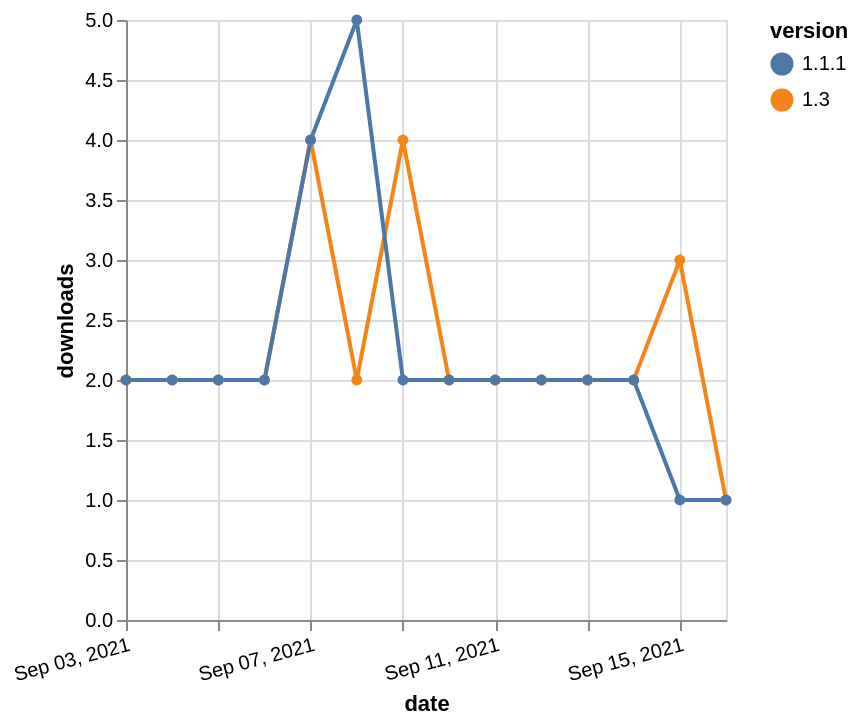

Source (Vega-Lite JSON):
### Vega-Lite specification from a JSON file in a GitHub repository (floating-point values rounded to 4 significant figures)
{"$schema": "https://vega.github.io/schema/vega-lite/v5.json", "description": "A simple bar chart with embedded data.", "data": {"values": [{"date": "2021-09-03", "total": 4169, "delta": 2, "version": "1.3"}, {"date": "2021-09-04", "total": 4171, "delta": 2, "version": "1.3"}, {"date": "2021-09-05", "total": 4173, "delta": 2, "version": "1.3"}, {"date": "2021-09-06", "total": 4175, "delta": 2, "version": "1.3"}, {"date": "2021-09-07", "total": 4179, "delta": 4, "version": "1.3"}, {"date": "2021-09-08", "total": 4181, "delta": 2, "version": "1.3"}, {"date": "2021-09-09", "total": 4185, "delta": 4, "version": "1.3"}, {"date": "2021-09-10", "total": 4187, "delta": 2, "version": "1.3"}, {"date": "2021-09-11", "total": 4189, "delta": 2, "version": "1.3"}, {"date": "2021-09-12", "total": 4191, "delta": 2, "version": "1.3"}, {"date": "2021-09-13", "total": 4193, "delta": 2, "version": "1.3"}, {"date": "2021-09-14", "total": 4195, "delta": 2, "version": "1.3"}, {"date": "2021-09-15", "total": 4198, "delta": 3, "version": "1.3"}, {"date": "2021-09-16", "total": 4199, "delta": 1, "version": "1.3"}, {"date": "2021-09-03", "total": 4861, "delta": 2, "version": "1.1.1"}, {"date": "2021-09-04", "total": 4863, "delta": 2, "version": "1.1.1"}, {"date": "2021-09-05", "total": 4865, "delta": 2, "version": "1.1.1"}, {"date": "2021-09-06", "total": 4867, "delta": 2, "version": "1.1.1"}, {"date": "2021-09-07", "total": 4871, "delta": 4, "version": "1.1.1"}, {"date": "2021-09-08", "total": 4876, "delta": 5, "version": "1.1.1"}, {"date": "2021-09-09", "total": 4878, "delta": 2, "version": "1.1.1"}, {"date": "2021-09-10", "total": 4880, "delta": 2, "version": "1.1.1"}, {"date": "2021-09-11", "total": 4882, "delta": 2, "version": "1.1.1"}, {"date": "2021-09-12", "total": 4884, "delta": 2, "version": "1.1.1"}, {"date": "2021-09-13", "total": 4886, "delta": 2, "version": "1.1.1"}, {"date": "2021-09-14", "total": 4888, "delta": 2, "version": "1.1.1"}, {"date": "2021-09-15", "total": 4889, "delta": 1, "version": "1.1.1"}, {"date": "2021-09-16", "total": 4890, "delta": 1, "version": "1.1.1"}]}, "width": "container", "mark": {"type": "line", "point": {"filled": true}}, "encoding": {"x": {"field": "date", "type": "temporal", "timeUnit": "yearmonthdate", "title": "date", "axis": {"labelAngle": -15}}, "y": {"field": "delta", "type": "quantitative", "title": "downloads"}, "color": {"field": "version", "type": "nominal"}, "tooltip": {"field": "delta"}}}
